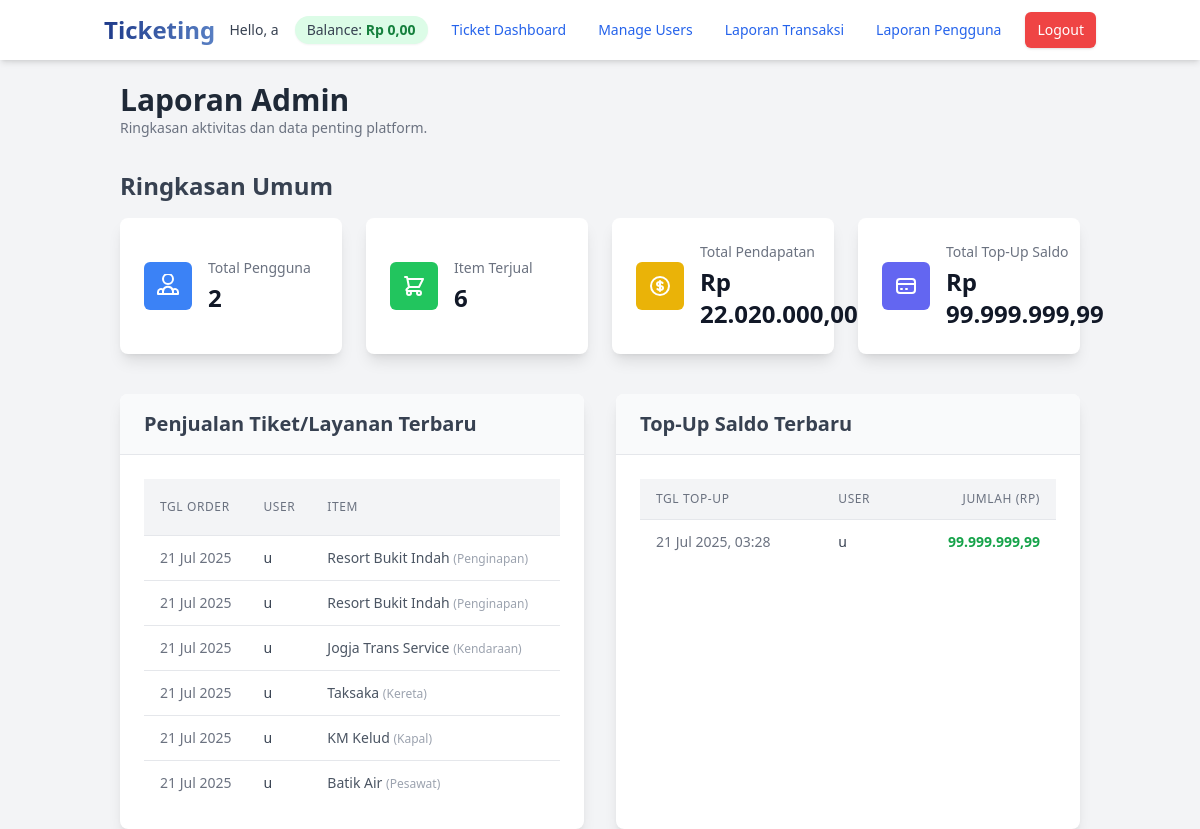
/admin_reports.php (signed in), run on the app's committed database.
### tables this page shows
CREATE TABLE `orders` (
  `id` int(11) NOT NULL,
  `user_id` int(11) NOT NULL,
  `ticket_id` int(11) NOT NULL,
  `quantity` int(11) NOT NULL DEFAULT 1,
  `seat_number` varchar(10) NOT NULL,
  `customer_name` varchar(100) NOT NULL,
  `customer_phone` varchar(20) NOT NULL,
  `customer_email` varchar(100) NOT NULL,
  `customer_address` text NOT NULL,
  `total_price_at_purchase` decimal(10,2) NOT NULL DEFAULT 0.00 COMMENT 'Price of one ticket unit at the time of purchase',
  `order_status` enum('booked','cancelled','completed') NOT NULL DEFAULT 'booked',
  `order_date` timestamp NOT NULL DEFAULT current_timestamp(),
  `cancelled_at` timestamp NULL DEFAULT NULL,
  `status` enum('pending','confirmed','cancelled') DEFAULT 'pending',
  `check_in` datetime DEFAULT NULL,
  `check_out` datetime DEFAULT NULL,
  `rental_start` datetime DEFAULT NULL,
  `rental_end` datetime DEFAULT NULL
);

CREATE TABLE `users` (
  `id` int(11) NOT NULL,
  `username` varchar(50) NOT NULL,
  `password` varchar(255) NOT NULL,
  `role` enum('admin','user') NOT NULL,
  `created_at` timestamp NOT NULL DEFAULT current_timestamp(),
  `balance` decimal(10,2) NOT NULL DEFAULT 0.00 COMMENT 'User current balance'
);

CREATE TABLE `tickets` (
  `id` int(11) NOT NULL,
  `type` enum('pesawat','kapal','kereta','penginapan','kendaraan') NOT NULL,
  `name` varchar(100) NOT NULL,
  `origin` varchar(100) NOT NULL,
  `destination` varchar(100) NOT NULL,
  `address` text DEFAULT NULL,
  `depart_date` date NOT NULL,
  `depart_time` time NOT NULL,
  `check_in_date` date DEFAULT NULL,
  `check_out_date` date DEFAULT NULL,
  `rental_start_date` datetime DEFAULT NULL,
  `rental_end_date` datetime DEFAULT NULL,
  `return_date` date DEFAULT NULL,
  `price` decimal(15,2) NOT NULL,
  `with_driver` tinyint(1) DEFAULT 0,
  `num_guests` int(11) DEFAULT NULL,
  `room_type` varchar(100) DEFAULT NULL,
  `vehicle_brand` varchar(100) DEFAULT NULL,
  `vehicle_model` varchar(100) DEFAULT NULL,
  `vehicle_year` int(11) DEFAULT NULL,
  `image` varchar(255) DEFAULT NULL,
  `total_seats` int(11) NOT NULL DEFAULT 30,
  `created_at` timestamp NOT NULL DEFAULT current_timestamp()
);

CREATE TABLE `balance_transactions` (
  `id` int(11) NOT NULL,
  `user_id` int(11) NOT NULL,
  `transaction_type` enum('topup','purchase','refund','adjustment') NOT NULL,
  `amount` decimal(10,2) NOT NULL,
  `related_order_id` int(11) DEFAULT NULL,
  `description` text DEFAULT NULL,
  `transaction_date` timestamp NOT NULL DEFAULT current_timestamp()
);

### admin_reports.php (the view, shortened to what this page needs)
<?php
include 'header.php';
$stmtTotalUsers = $pdo->query("SELECT COUNT(*) FROM users");
$totalUsers = $stmtTotalUsers->fetchColumn();
$stmtTotalOrders = $pdo->query("SELECT COUNT(*) FROM orders WHERE order_status = 'booked' OR order_status = 'completed'");
$totalItemsSold = $stmtTotalOrders->fetchColumn();
$stmtTotalRevenue = $pdo->query("SELECT SUM(total_price_at_purchase) FROM orders WHERE order_status = 'booked' OR order_status = 'completed'");
$totalRevenue = (float)$stmtTotalRevenue->fetchColumn();
$stmtTotalTopUp = $pdo->query("SELECT SUM(amount) FROM balance_transactions WHERE transaction_type = 'topup'");
$totalTopUp = (float)$stmtTotalTopUp->fetchColumn();
$stmtLatestSales = $pdo->prepare("
    SELECT o.id as order_id, o.order_date, o.total_price_at_purchase,
           u.username as user_username,
           t.name as ticket_name, t.type as ticket_type
    FROM orders o
    JOIN users u ON o.user_id = u.id
    JOIN tickets t ON o.ticket_id = t.id
    WHERE o.order_status = 'booked' OR o.order_status = 'completed'
    ORDER BY o.order_date DESC
    LIMIT 10
");
$stmtLatestSales->execute();
$latestSales = $stmtLatestSales->fetchAll(PDO::FETCH_ASSOC);
$stmtLatestTopUps = $pdo->prepare("
    SELECT bt.transaction_date, bt.amount, bt.description,
           u.username as user_username
    FROM balance_transactions bt
    JOIN users u ON bt.user_id = u.id
    WHERE bt.transaction_type = 'topup'
    ORDER BY bt.transaction_date DESC
    LIMIT 10
");
$stmtLatestTopUps->execute();
$latestTopUps = $stmtLatestTopUps->fetchAll(PDO::FETCH_ASSOC);
?>
<div class="container mx-auto mt-8 px-4 sm:px-6 lg:px-8">
    <header class="mb-8">
        <h1 class="text-3xl font-bold text-gray-800">Laporan Admin</h1>
        <p class="text-sm text-gray-500">Ringkasan aktivitas dan data penting platform.</p>
    </header>
    <section class="mb-10">
        <h2 class="text-2xl font-semibold text-gray-700 mb-4">Ringkasan Umum</h2>
        <div class="grid grid-cols-1 md:grid-cols-2 lg:grid-cols-4 gap-6">
            <div class="bg-white shadow-lg rounded-lg p-6 flex items-center space-x-4">
                <div class="flex-shrink-0 bg-blue-500 rounded-md p-3">
                </div>
                <div>
                    <p class="text-sm font-medium text-gray-500 truncate">Total Pengguna</p>
                    <p class="mt-1 text-2xl font-semibold text-gray-900"><?= number_format($totalUsers) ?></p>
                </div>
            </div>
            <div class="bg-white shadow-lg rounded-lg p-6 flex items-center space-x-4">
                <div class="flex-shrink-0 bg-green-500 rounded-md p-3">
                </div>
                <div>
                    <p class="text-sm font-medium text-gray-500 truncate">Item Terjual</p>
                    <p class="mt-1 text-2xl font-semibold text-gray-900"><?= number_format($totalItemsSold) ?></p>
                </div>
            </div>
            <div class="bg-white shadow-lg rounded-lg p-6 flex items-center space-x-4">
                 <div class="flex-shrink-0 bg-yellow-500 rounded-md p-3">
                </div>
                <div>
                    <p class="text-sm font-medium text-gray-500 truncate">Total Pendapatan</p>
                    <p class="mt-1 text-2xl font-semibold text-gray-900">Rp <?= number_format($totalRevenue, 2, ',', '.') ?></p>
                </div>
            </div>
             <div class="bg-white shadow-lg rounded-lg p-6 flex items-center space-x-4">
                <div class="flex-shrink-0 bg-indigo-500 rounded-md p-3">
                    <svg class="h-6 w-6 text-white" xmlns="http://www.w3.org/2000/svg" fill="none" viewBox="0 0 24 24" stroke="currentColor"><path stroke-linecap="round" stroke-linejoin="round" stroke-width="2" d="M3 10h18M7 15h1m4 0h1m-7 4h12a3 3 0 003-3V8a3 3 0 00-3-3H6a3 3 0 00-3 3v8a3 3 0 003 3z" /></svg>
                </div>
                <div>
                    <p class="text-sm font-medium text-gray-500 truncate">Total Top-Up Saldo</p>
                    <p class="mt-1 text-2xl font-semibold text-gray-900">Rp <?= number_format($totalTopUp, 2, ',', '.') ?></p>
                </div>
            </div>
        </div>
    </section>
    <div class="grid grid-cols-1 lg:grid-cols-2 gap-8">
        <section class="bg-white shadow-lg rounded-lg">
            <header class="bg-gray-50 border-b border-gray-200 px-6 py-4 rounded-t-lg">
                <h2 class="text-xl font-semibold text-gray-700">Penjualan Tiket/Layanan Terbaru</h2>
            </header>
            <div class="p-6">
                <?php if (empty($latestSales)): ?>
                    <p class="text-gray-500 text-center py-4">Belum ada penjualan.</p>
                <?php else: ?>
                    <div class="overflow-x-auto">
                        <table class="min-w-full divide-y divide-gray-200">
                            <thead class="bg-gray-100">
                                <tr>
                                    <th class="px-4 py-3 text-left text-xs font-medium text-gray-500 uppercase tracking-wider">Tgl Order</th>
                                    <th class="px-4 py-3 text-left text-xs font-medium text-gray-500 uppercase tracking-wider">User</th>
                                    <th class="px-4 py-3 text-left text-xs font-medium text-gray-500 uppercase tracking-wider">Item</th>
                                    <th class="px-4 py-3 text-right text-xs font-medium text-gray-500 uppercase tracking-wider">Harga (Rp)</th>
                                </tr>
                            </thead>
                            <tbody class="bg-white divide-y divide-gray-200">
                                <?php foreach ($latestSales as $sale): ?>
                                    <tr>
                                        <td class="px-4 py-3 whitespace-nowrap text-sm text-gray-500"><?= htmlspecialchars(date("d M Y", strtotime($sale['order_date']))) ?></td>
                                        <td class="px-4 py-3 whitespace-nowrap text-sm text-gray-700 font-medium"><?= htmlspecialchars($sale['user_username']) ?></td>
                                        <td class="px-4 py-3 whitespace-nowrap text-sm text-gray-600">
                                            <?= htmlspecialchars($sale['ticket_name']) ?>
                                            <span class="text-xs text-gray-400">(<?= htmlspecialchars(ucfirst($sale['ticket_type'])) ?>)</span>
                                        </td>
                                        <td class="px-4 py-3 whitespace-nowrap text-sm text-gray-700 text-right font-semibold"><?= number_format($sale['total_price_at_purchase'], 0, ',', '.') ?></td>
                                    </tr>
                                <?php endforeach; ?>
                            </tbody>
                        </table>
                    </div>
                <?php endif; ?>
            </div>
        </section>
        <section class="bg-white shadow-lg rounded-lg">
            <header class="bg-gray-50 border-b border-gray-200 px-6 py-4 rounded-t-lg">
                <h2 class="text-xl font-semibold text-gray-700">Top-Up Saldo Terbaru</h2>
            </header>
            <div class="p-6">
                <?php if (empty($latestTopUps)): ?>
                    <p class="text-gray-500 text-center py-4">Belum ada top-up saldo.</p>
                <?php else: ?>
                    <div class="overflow-x-auto">
                        <table class="min-w-full divide-y divide-gray-200">
                            <thead class="bg-gray-100">
                                <tr>
                                    <th class="px-4 py-3 text-left text-xs font-medium text-gray-500 uppercase tracking-wider">Tgl Top-Up</th>
                                    <th class="px-4 py-3 text-left text-xs font-medium text-gray-500 uppercase tracking-wider">User</th>
                                    <th class="px-4 py-3 text-right text-xs font-medium text-gray-500 uppercase tracking-wider">Jumlah (Rp)</th>
                                </tr>
                            </thead>
                            <tbody class="bg-white divide-y divide-gray-200">
                                <?php foreach ($latestTopUps as $topup): ?>
                                    <tr>
                                        <td class="px-4 py-3 whitespace-nowrap text-sm text-gray-500"><?= htmlspecialchars(date("d M Y, H:i", strtotime($topup['transaction_date']))) ?></td>
                                        <td class="px-4 py-3 whitespace-nowrap text-sm text-gray-700 font-medium"><?= htmlspecialchars($topup['user_username']) ?></td>
                                        <td class="px-4 py-3 whitespace-nowrap text-sm text-green-600 text-right font-semibold"><?= number_format($topup['amount'], 2, ',', '.') ?></td>
                                    </tr>
                                <?php endforeach; ?>
                            </tbody>
                        </table>
                    </div>
                <?php endif; ?>
            </div>
        </section>
    </div>
</div>

### header.php (shortened to what this page needs)
<!DOCTYPE html>
<html lang="en">
<head>
  <script src="https://cdn.tailwindcss.com"></script>
</head>
<body class="bg-gray-100 <?= !$isAuthPage ? 'pt-[50px]' : '' ?>">
  <nav class="bg-white shadow-md fixed top-0 left-0 right-0 z-50">
    <div class="container mx-auto px-4">
      <div class="flex justify-between items-center py-3">
        <div>
          <a href="index.php"
             class="text-2xl font-bold bg-gradient-to-r from-blue-900 to-blue-300 bg-[length:200%_auto] bg-clip-text text-transparent animate-gradient">
            Ticketing</a>
        </div>
        <div class="flex items-center space-x-3 md:space-x-4">
          <?php if (isset($_SESSION['user'])): ?>
            <div class="hidden sm:flex items-center space-x-3 md:space-x-4">
              <span class="text-sm text-gray-700">
                Hello, <strong class="font-medium"><?= htmlspecialchars($_SESSION['user']['username']) ?></strong>
              </span>
              <span class="text-sm text-gray-700 bg-green-100 px-3 py-1 rounded-full shadow-sm">
                Balance: <strong class="font-semibold text-green-700">Rp
                  <?= number_format($_SESSION['user']['balance'] ?? 0.00, 2, ',', '.') ?></strong>
              </span>
            </div>
            <?php if ($_SESSION['user']['role'] === 'admin'): ?>
              <a href="dashboard.php"
                class="text-sm text-blue-600 hover:text-blue-800 font-medium transition-colors px-2 py-1 rounded hover:bg-blue-50 whitespace-nowrap">Ticket
                Dashboard</a>
              <a href="admin_manage_users.php"
                class="text-sm text-blue-600 hover:text-blue-800 font-medium transition-colors px-2 py-1 rounded hover:bg-blue-50 hidden md:inline whitespace-nowrap">Manage
                Users</a>
              <a href="admin_reports.php"
                class="text-sm text-blue-600 hover:text-blue-800 font-medium transition-colors px-2 py-1 rounded hover:bg-blue-50 hidden md:inline">Laporan
                Transaksi</a>
              <a href="pengaduan_tampilkan.php"
                class="text-sm text-blue-600 hover:text-blue-800 font-medium transition-colors px-2 py-1 rounded hover:bg-blue-50 hidden md:inline">Laporan
                Pengguna</a>
            <?php endif; ?>
            <a href="logout.php"
              class="bg-red-500 hover:bg-red-600 text-white px-3 py-2 rounded-md text-sm font-medium transition-colors shadow hover:shadow-md">Logout</a>
          <?php endif; ?>
        </div>
      </div>
    </div>
  </nav>

### header.php (style rules this page uses)
.animate-gradient { animation: gradient-move 3s linear infinite alternate; }

### data on the page
orders: order_date "21 Jul 2025", user.username "u", ticket.name "Resort Bukit Indah", ticket.type "Penginapan"
orders: order_date "21 Jul 2025", user.username "u", ticket.name "Resort Bukit Indah", ticket.type "Penginapan"
orders: order_date "21 Jul 2025", user.username "u", ticket.name "Jogja Trans Service", ticket.type "Kendaraan"
orders: order_date "21 Jul 2025", user.username "u", ticket.name "Taksaka", ticket.type "Kereta"
orders: order_date "21 Jul 2025", user.username "u", ticket.name "KM Kelud", ticket.type "Kapal"
orders: order_date "21 Jul 2025", user.username "u", ticket.name "Batik Air", ticket.type "Pesawat"
balance_transactions: transaction_date "21 Jul 2025, 03:28", user.username "u", amount "99.999.999,99"

### other printed values
$_SESSION['user']['username'] "a"
$_SESSION['user']['balance'] "0,00"
$totalUsers "2"
$totalItemsSold "6"
$totalRevenue "22.020.000,00"
$totalTopUp "99.999.999,99"
